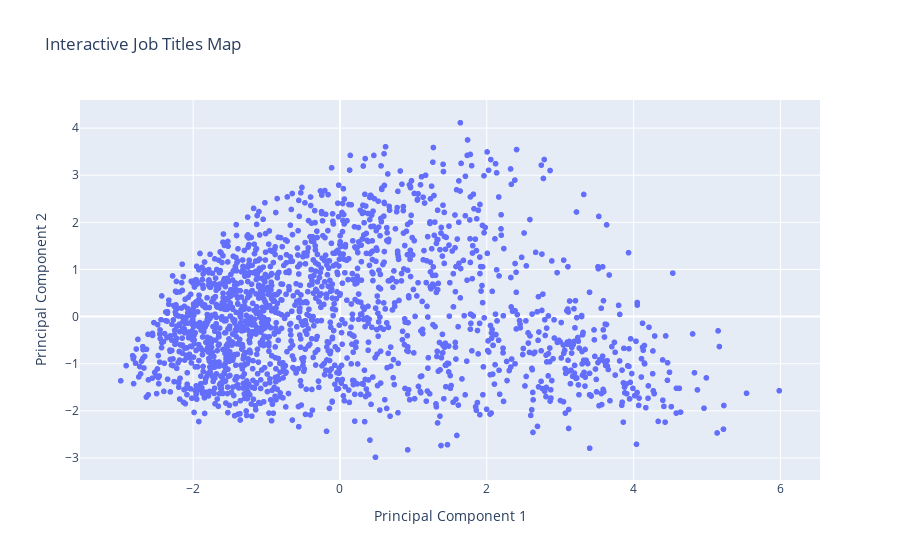

Notebook code cell kept with this figure:
### Code cell
import plotly.express as px

fig = px.scatter(job_titles, x='pc1', y='pc2', hover_name='job_title',
                 title='Interactive Map of Job Titles',
                 labels={'pc1': 'Principal Component 1', 'pc2': 'Principal Component 2'})

# Update layout to improve the appearance
fig.update_layout(title='Interactive Job Titles Map',
                  xaxis_title='Principal Component 1',
                  yaxis_title='Principal Component 2',
                  hovermode='closest')

# Show the plot
fig.show()

### Figure 1 — Plotly figure (JSON) as saved in the notebook; plotly's stock layout.template omitted (floating-point values rounded to 4 significant figures; data arrays with more than 128 entries replaced by an {"elided": "..."} marker saying what was removed)
{"data": [{"hovertemplate": "<b>%{hovertext}</b><br><br>Principal Component 1=%{x}<br>Principal Component 2=%{y}<extra></extra>", "hovertext": {"elided": "1861 str values"}, "legendgroup": "", "marker": {"color": "#636efa", "symbol": "circle"}, "mode": "markers", "name": "", "showlegend": false, "type": "scattergl", "x": {"elided": "1861 float values"}, "xaxis": "x", "y": {"elided": "1861 float values"}, "yaxis": "y"}], "layout": {"hovermode": "closest", "legend": {"tracegroupgap": 0}, "title": {"text": "Interactive Job Titles Map"}, "xaxis": {"anchor": "y", "domain": [0, 1], "title": {"text": "Principal Component 1"}}, "yaxis": {"anchor": "x", "domain": [0, 1], "title": {"text": "Principal Component 2"}}}}
